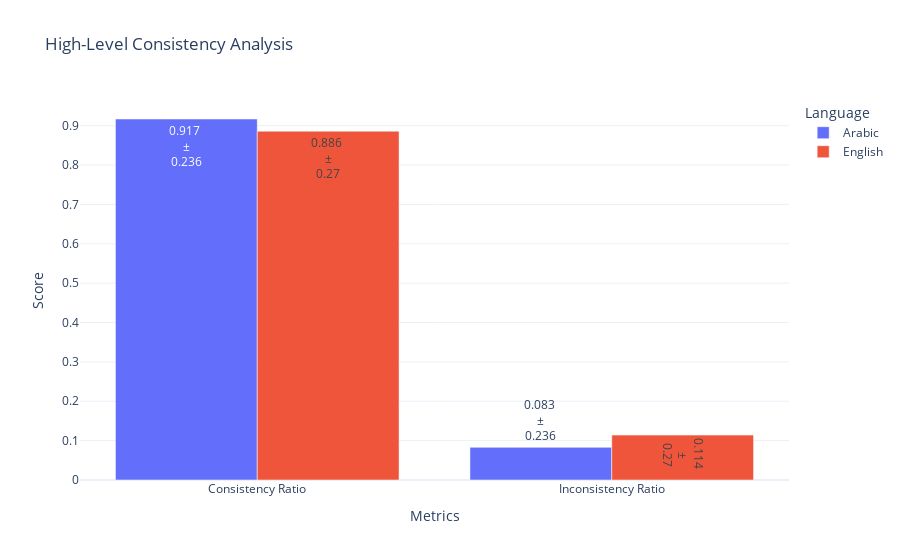
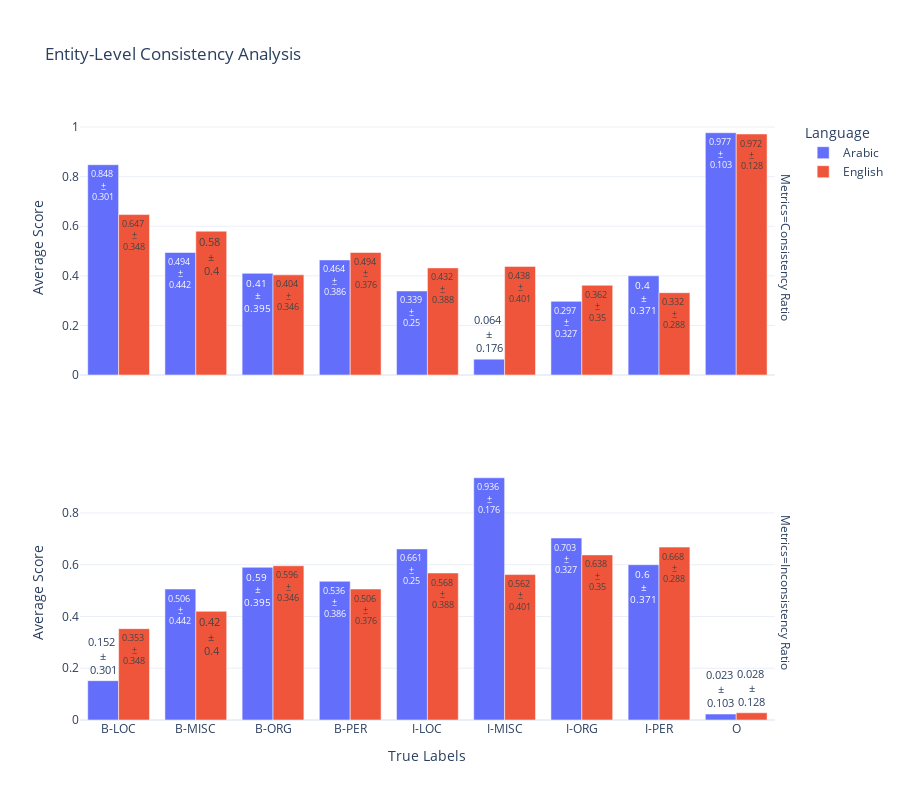

Notebook code for these charts, in order:
### Markdown cell above
### consistency

### Code cell
variable_analysis = ConsistencyAnalysis(dash_data)
variable_analysis.analyze_high_level()
variable_analysis.analyze_entity_level()

### Figure 1 — Plotly figure (JSON) as saved in the notebook; plotly's stock layout.template omitted (floating-point values rounded to 4 significant figures)
{"data": [{"alignmentgroup": "True", "hovertemplate": "Language=Arabic<br>Metrics=%{x}<br>Score=%{y}<br>Text Label=%{text}<extra></extra>", "legendgroup": "Arabic", "marker": {"color": "#636efa", "pattern": {"shape": ""}}, "name": "Arabic", "offsetgroup": "Arabic", "orientation": "v", "showlegend": true, "text": ["0.917 <br>±<br>0.236", "0.083 <br>±<br>0.236"], "textfont": {"size": 12}, "textposition": "auto", "type": "bar", "x": ["Consistency Ratio", "Inconsistency Ratio"], "xaxis": "x", "y": [0.917, 0.083], "yaxis": "y"}, {"alignmentgroup": "True", "hovertemplate": "Language=English<br>Metrics=%{x}<br>Score=%{y}<br>Text Label=%{text}<extra></extra>", "legendgroup": "English", "marker": {"color": "#EF553B", "pattern": {"shape": ""}}, "name": "English", "offsetgroup": "English", "orientation": "v", "showlegend": true, "text": ["0.886 <br>±<br>0.27", "0.114 <br>±<br>0.27"], "textfont": {"size": 12}, "textposition": "auto", "type": "bar", "x": ["Consistency Ratio", "Inconsistency Ratio"], "xaxis": "x", "y": [0.886, 0.114], "yaxis": "y"}], "layout": {"barmode": "group", "legend": {"title": {"text": "Language"}, "tracegroupgap": 0}, "showlegend": true, "title": {"text": "High-Level Consistency Analysis"}, "xaxis": {"anchor": "y", "domain": [0, 1], "title": {"text": "Metrics"}}, "yaxis": {"anchor": "x", "domain": [0, 1], "title": {"text": "Score"}}}}

### Figure 2 — Plotly figure (JSON) as saved in the notebook; plotly's stock layout.template omitted (floating-point values rounded to 4 significant figures)
{"data": [{"alignmentgroup": "True", "hovertemplate": "Language=Arabic<br>Metrics=Consistency Ratio<br>True Labels=%{x}<br>Average Score=%{y}<br>Text Label=%{text}<extra></extra>", "legendgroup": "Arabic", "marker": {"color": "#636efa", "pattern": {"shape": ""}}, "name": "Arabic", "offsetgroup": "Arabic", "orientation": "v", "showlegend": true, "text": ["0.848 <br>±<br>0.301", "0.494 <br>±<br>0.442", "0.41 <br>±<br>0.395", "0.464 <br>±<br>0.386", "0.339 <br>±<br>0.25", "0.064 <br>±<br>0.176", "0.297 <br>±<br>0.327", "0.4 <br>±<br>0.371", "0.977 <br>±<br>0.103"], "textfont": {"size": 12}, "textposition": "auto", "type": "bar", "x": ["B-LOC", "B-MISC", "B-ORG", "B-PER", "I-LOC", "I-MISC", "I-ORG", "I-PER", "O"], "xaxis": "x2", "y": [0.848, 0.494, 0.41, 0.464, 0.339, 0.064, 0.297, 0.4, 0.977], "yaxis": "y2"}, {"alignmentgroup": "True", "hovertemplate": "Language=Arabic<br>Metrics=Inconsistency Ratio<br>True Labels=%{x}<br>Average Score=%{y}<br>Text Label=%{text}<extra></extra>", "legendgroup": "Arabic", "marker": {"color": "#636efa", "pattern": {"shape": ""}}, "name": "Arabic", "offsetgroup": "Arabic", "orientation": "v", "showlegend": false, "text": ["0.152 <br>±<br>0.301", "0.506 <br>±<br>0.442", "0.59 <br>±<br>0.395", "0.536 <br>±<br>0.386", "0.661 <br>±<br>0.25", "0.936 <br>±<br>0.176", "0.703 <br>±<br>0.327", "0.6 <br>±<br>0.371", "0.023 <br>±<br>0.103"], "textfont": {"size": 12}, "textposition": "auto", "type": "bar", "x": ["B-LOC", "B-MISC", "B-ORG", "B-PER", "I-LOC", "I-MISC", "I-ORG", "I-PER", "O"], "xaxis": "x", "y": [0.152, 0.506, 0.59, 0.536, 0.661, 0.936, 0.703, 0.6, 0.023], "yaxis": "y"}, {"alignmentgroup": "True", "hovertemplate": "Language=English<br>Metrics=Consistency Ratio<br>True Labels=%{x}<br>Average Score=%{y}<br>Text Label=%{text}<extra></extra>", "legendgroup": "English", "marker": {"color": "#EF553B", "pattern": {"shape": ""}}, "name": "English", "offsetgroup": "English", "orientation": "v", "showlegend": true, "text": ["0.647 <br>±<br>0.348", "0.58 <br>±<br>0.4", "0.404 <br>±<br>0.346", "0.494 <br>±<br>0.376", "0.432 <br>±<br>0.388", "0.438 <br>±<br>0.401", "0.362 <br>±<br>0.35", "0.332 <br>±<br>0.288", "0.972 <br>±<br>0.128"], "textfont": {"size": 12}, "textposition": "auto", "type": "bar", "x": ["B-LOC", "B-MISC", "B-ORG", "B-PER", "I-LOC", "I-MISC", "I-ORG", "I-PER", "O"], "xaxis": "x2", "y": [0.647, 0.58, 0.404, 0.494, 0.432, 0.438, 0.362, 0.332, 0.972], "yaxis": "y2"}, {"alignmentgroup": "True", "hovertemplate": "Language=English<br>Metrics=Inconsistency Ratio<br>True Labels=%{x}<br>Average Score=%{y}<br>Text Label=%{text}<extra></extra>", "legendgroup": "English", "marker": {"color": "#EF553B", "pattern": {"shape": ""}}, "name": "English", "offsetgroup": "English", "orientation": "v", "showlegend": false, "text": ["0.353 <br>±<br>0.348", "0.42 <br>±<br>0.4", "0.596 <br>±<br>0.346", "0.506 <br>±<br>0.376", "0.568 <br>±<br>0.388", "0.562 <br>±<br>0.401", "0.638 <br>±<br>0.35", "0.668 <br>±<br>0.288", "0.028 <br>±<br>0.128"], "textfont": {"size": 12}, "textposition": "auto", "type": "bar", "x": ["B-LOC", "B-MISC", "B-ORG", "B-PER", "I-LOC", "I-MISC", "I-ORG", "I-PER", "O"], "xaxis": "x", "y": [0.353, 0.42, 0.596, 0.506, 0.568, 0.562, 0.638, 0.668, 0.028], "yaxis": "y"}], "layout": {"annotations": [{"font": {}, "showarrow": false, "text": "Metrics=Inconsistency Ratio", "textangle": 90, "x": 0.98, "xanchor": "left", "xref": "paper", "y": 0.2125, "yanchor": "middle", "yref": "paper"}, {"font": {}, "showarrow": false, "text": "Metrics=Consistency Ratio", "textangle": 90, "x": 0.98, "xanchor": "left", "xref": "paper", "y": 0.7875, "yanchor": "middle", "yref": "paper"}], "barmode": "group", "height": 800, "legend": {"title": {"text": "Language"}, "tracegroupgap": 0}, "margin": {"b": 80, "l": 80, "r": 80, "t": 120}, "showlegend": true, "title": {"text": "Entity-Level Consistency Analysis"}, "xaxis": {"anchor": "y", "domain": [0, 0.98], "title": {"text": "True Labels"}}, "xaxis2": {"anchor": "y2", "domain": [0, 0.98], "matches": "x", "showticklabels": false}, "yaxis": {"anchor": "x", "domain": [0, 0.425], "title": {"text": "Average Score"}}, "yaxis2": {"anchor": "x2", "domain": [0.575, 1], "title": {"text": "Average Score"}}}}
